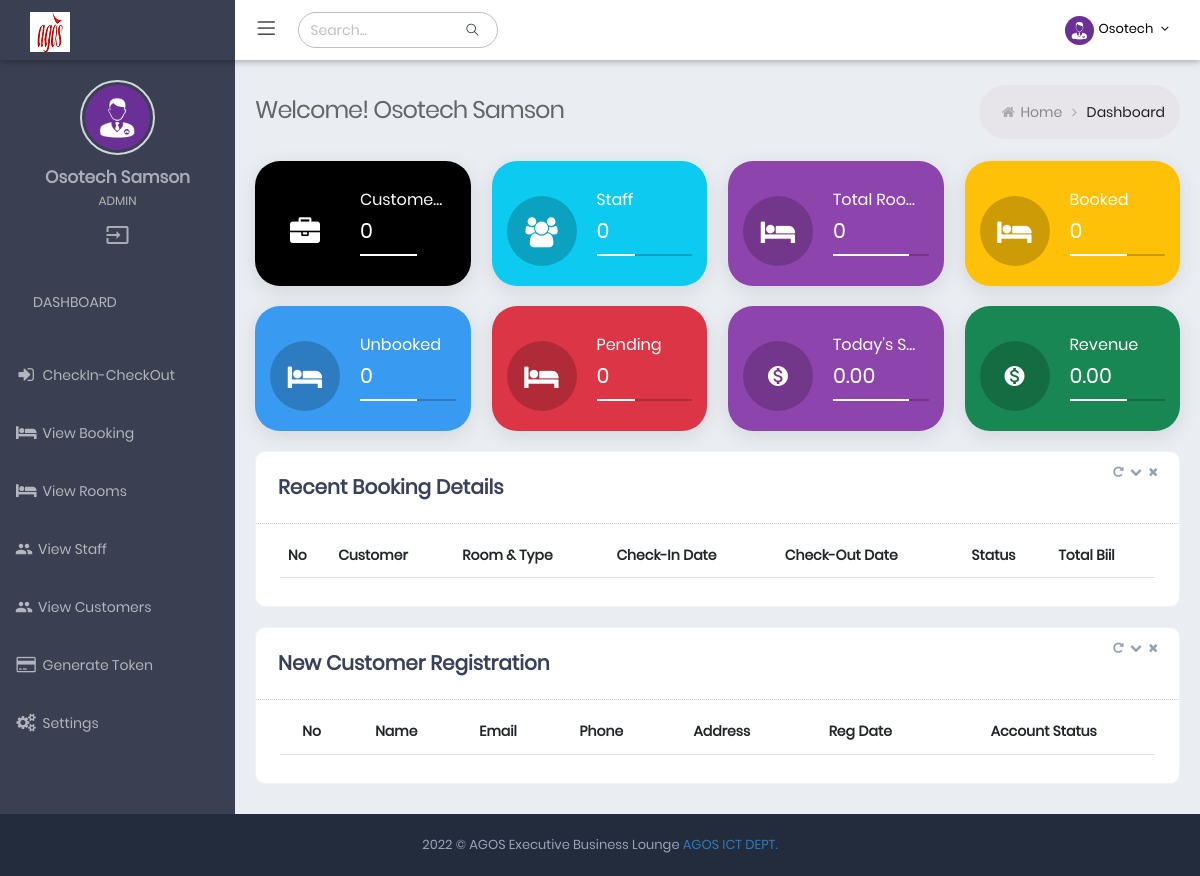
Screenshot of / (signed in) with the database file from the repository.
### tables this page shows
CREATE TABLE IF NOT EXISTS `admin_tbl` (
  `id` int(11) NOT NULL AUTO_INCREMENT,
  `username` varchar(50) DEFAULT NULL,
  `email` varchar(255) DEFAULT NULL,
  `password` varchar(255) DEFAULT NULL,
  `fullname` varchar(255) DEFAULT NULL,
  `role_type` varchar(50) NOT NULL DEFAULT 'Admin',
  `status` tinyint(1) NOT NULL DEFAULT 0 COMMENT '0= not active, 1=active',
  `verified` tinyint(1) NOT NULL DEFAULT 0 COMMENT '0=not verified, 1= verified',
  `is_online` tinyint(1) NOT NULL DEFAULT 0 COMMENT '0=offline, 1=online',
  `created_at` date NOT NULL,
  PRIMARY KEY (`id`)
);

### index.php (the view, shortened to what the rows shown need)
<?php require_once "Helper/helper.php"; ?>
<!DOCTYPE html>
<html lang="en">
<head>
  <?php include_once("Inc/HeaderScript.php"); ?>
</head>
<body
  class="page-header-fixed sidemenu-closed-hidelogo page-content-white page-md header-white dark-sidebar-color logo-dark">
  <div class="page-wrapper">
    <?php include_once "Inc/Header.php" ?>
    <div class="page-container">
      <?php include_once "Inc/TopSidebar.php"; ?>
      <div class="page-content-wrapper">
        <div class="page-content">
          <div class="page-bar">
            <div class="page-title-breadcrumb">
              <div class=" pull-left">
                <div class="page-title">Welcome! <strong> <?php echo ucfirst($admin_data->fullname); ?></strong> </div>
              </div>
            </div>
          </div>
          <div class="row">
            <div class="col-md-12 col-sm-12">
              <div class="card  card-box">
                <div class="card-body ">
                  <div class="table-wrap">
                    <div class="table-responsive">
                      <table class="table display product-overview mb-30" id="support_table5">
                        <thead>
                          <tr>
                            <th>No</th>
                            <th>Customer</th>
                            <th>Room & Type</th>
                            <th>Check-In Date</th>
                            <th>Check-Out Date</th>
                            <th>Status</th>
                            <th>Total Biil</th>
                          </tr>
                        </thead>
                      </table>
                    </div>
                  </div>
                </div>
              </div>
            </div>
          </div>
          <div class="row">
            <div class="col-md-12 col-sm-12">
              <div class="card  card-box">
                <div class="card-body ">
                  <div class="table-wrap">
                    <div class="table-responsive">
                      <table class="table display product-overview mb-30 text-center" id="support_table5">
                        <thead>
                          <tr>
                            <th>No</th>
                            <th>Name</th>
                            <th>Email</th>
                            <th>Phone</th>
                            <th>Address</th>
                            <th>Reg Date</th>
                            <th>Account Status</th>
                          </tr>
                        </thead>
                      </table>
                    </div>
                  </div>
                </div>
              </div>
            </div>
          </div>
        </div>
      </div>
    </div>
  </div>
</body>
</html>

### Inc/TopMenuBar.php (shortened to what the rows shown need)
<div class="top-menu">
  <ul class="nav navbar-nav pull-right">
    <li class="dropdown dropdown-user">
      <a href="javascript:;" class="dropdown-toggle" data-bs-toggle="dropdown" data-hover="dropdown"
        data-close-others="true">
        <img alt="" class="img-circle " src="assets/img/user-image.jpg" />
        <span class="username username-hide-on-mobile"> <?php echo ucfirst($admin_data->username); ?> </span>
        <i class="fa fa-angle-down"></i>
      </a>
    </li>
  </ul>
</div>

### Inc/TopSidebar.php (shortened to what the rows shown need)
<div class="sidebar-container">
  <div class="sidemenu-container navbar-collapse collapse fixed-menu">
    <div id="remove-scroll">
      <ul class="sidemenu page-header-fixed p-t-20" data-keep-expanded="false" data-auto-scroll="true"
        data-slide-speed="200">
        <li class="sidebar-user-panel">
          <div class="user-panel">
            <div class="profile-usertitle">
              <div class="sidebar-userpic-name"> <?php echo ucfirst($admin_data->fullname); ?> </div>
              <div class="profile-usertitle-job"> <?php echo strtoupper($admin_data->role_type); ?> </div>
            </div>
          </div>
        </li>
      </ul>
    </div>
  </div>
</div>

### rows the page displays
admin_tbl: username "Osotech", fullname "Osotech Samson", role_type "ADMIN"

### other values shown
$Customer->countAllCustomers() "0"
$Manager->countAllStaff() "0"
$Room->countAllRooms() "0"
$Room->countAllRoomsByStatus(1) "0"
$Room->countAllRoomsByStatus(0) "0"
$Room->countPendingBookings(1) "0"
$Room->getTodaysRevenue() "0.00"
$Room->getCurrentMonthRevenue() "0.00"
